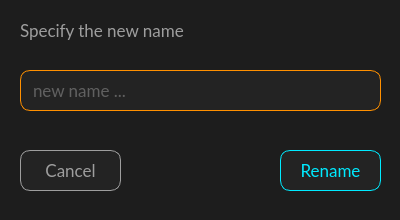
<?xml version="1.0" encoding="UTF-8"?>
<ui version="4.0">
 <class>RenameLabelDialog</class>
 <widget class="QDialog" name="RenameLabelDialog">
  <property name="geometry">
   <rect>
    <x>0</x>
    <y>0</y>
    <width>400</width>
    <height>220</height>
   </rect>
  </property>
  <property name="minimumSize">
   <size>
    <width>400</width>
    <height>220</height>
   </size>
  </property>
  <property name="maximumSize">
   <size>
    <width>400</width>
    <height>220</height>
   </size>
  </property>
  <property name="windowTitle">
   <string>Dialog</string>
  </property>
  <property name="styleSheet">
   <string notr="true">background-color: #1d1d1d;</string>
  </property>
  <widget class="QLineEdit" name="lineEdit_label_name">
   <property name="geometry">
    <rect>
     <x>20</x>
     <y>70</y>
     <width>361</width>
     <height>41</height>
    </rect>
   </property>
   <property name="font">
    <font>
     <family>Lato</family>
     <pointsize>13</pointsize>
    </font>
   </property>
   <property name="styleSheet">
    <string notr="true">QLineEdit {
    border: 1px solid #ff9000;
    background-color: #232323; 
    color: #9e9e9e;
    border-radius: 10px;
   padding-left: 10px;
}
</string>
   </property>
   <property name="placeholderText">
    <string>new name ...</string>
   </property>
  </widget>
  <widget class="QLabel" name="label_dialog_text">
   <property name="geometry">
    <rect>
     <x>20</x>
     <y>10</y>
     <width>361</width>
     <height>41</height>
    </rect>
   </property>
   <property name="font">
    <font>
     <family>Lato</family>
     <pointsize>13</pointsize>
    </font>
   </property>
   <property name="styleSheet">
    <string notr="true">color: #9e9e9e;</string>
   </property>
   <property name="text">
    <string>Specify the new name</string>
   </property>
  </widget>
  <widget class="QPushButton" name="button_ok">
   <property name="geometry">
    <rect>
     <x>280</x>
     <y>150</y>
     <width>101</width>
     <height>41</height>
    </rect>
   </property>
   <property name="font">
    <font>
     <family>Lato</family>
     <pointsize>13</pointsize>
     <fontweight>Light</fontweight>
    </font>
   </property>
   <property name="cursor">
    <cursorShape>PointingHandCursor</cursorShape>
   </property>
   <property name="styleSheet">
    <string notr="true">QPushButton {
    border: 1px solid #00eaff;
    background-color: #232323; 
    color: #00eaff;
    border-radius: 10px;
}

QPushButton:hover {
	background-color: #131313;
}</string>
   </property>
   <property name="text">
    <string>Rename</string>
   </property>
  </widget>
  <widget class="QPushButton" name="button_cancel">
   <property name="geometry">
    <rect>
     <x>20</x>
     <y>150</y>
     <width>101</width>
     <height>41</height>
    </rect>
   </property>
   <property name="font">
    <font>
     <family>Lato</family>
     <pointsize>13</pointsize>
    </font>
   </property>
   <property name="cursor">
    <cursorShape>PointingHandCursor</cursorShape>
   </property>
   <property name="styleSheet">
    <string notr="true">QPushButton {
    border: 1px solid #9e9e9e;
    background-color: #232323; 
    color: #9e9e9e;
    border-radius: 10px;
}

QPushButton:hover {
	background-color: #131313;
}
</string>
   </property>
   <property name="text">
    <string>Cancel</string>
   </property>
  </widget>
 </widget>
 <resources/>
 <connections/>
</ui>
